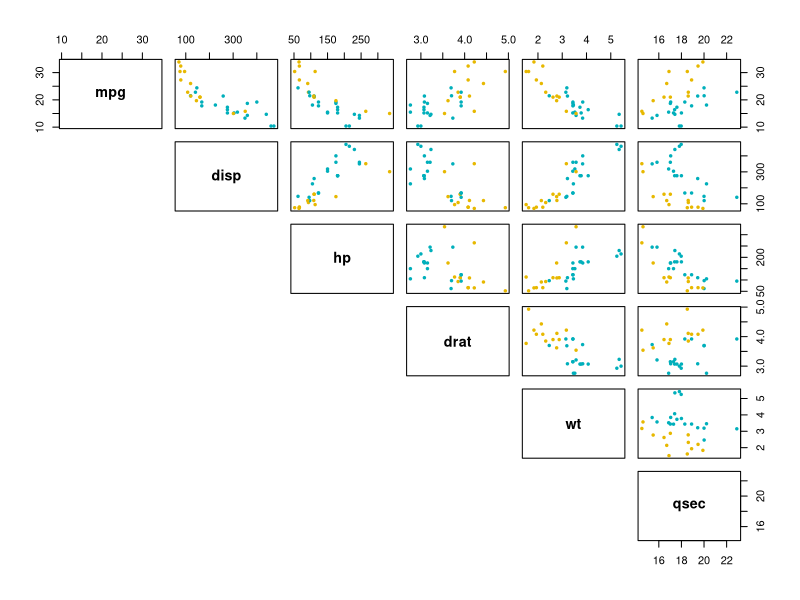
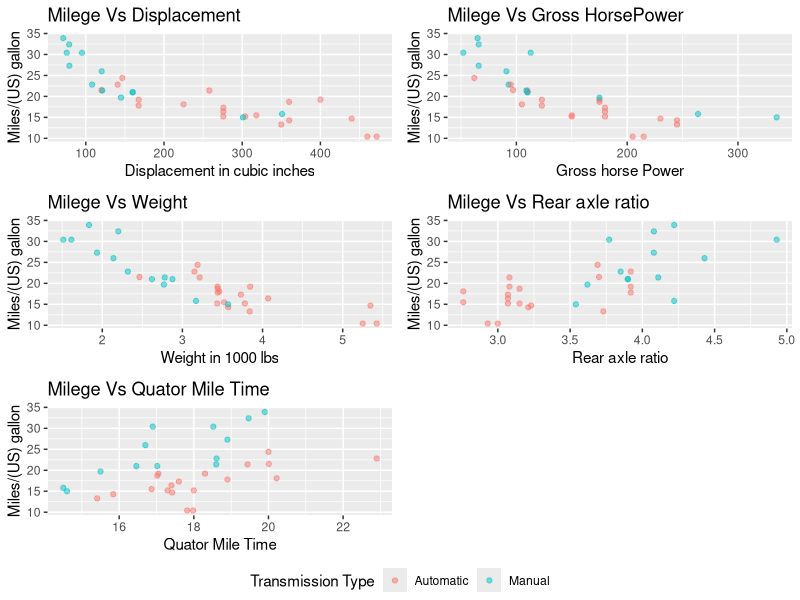
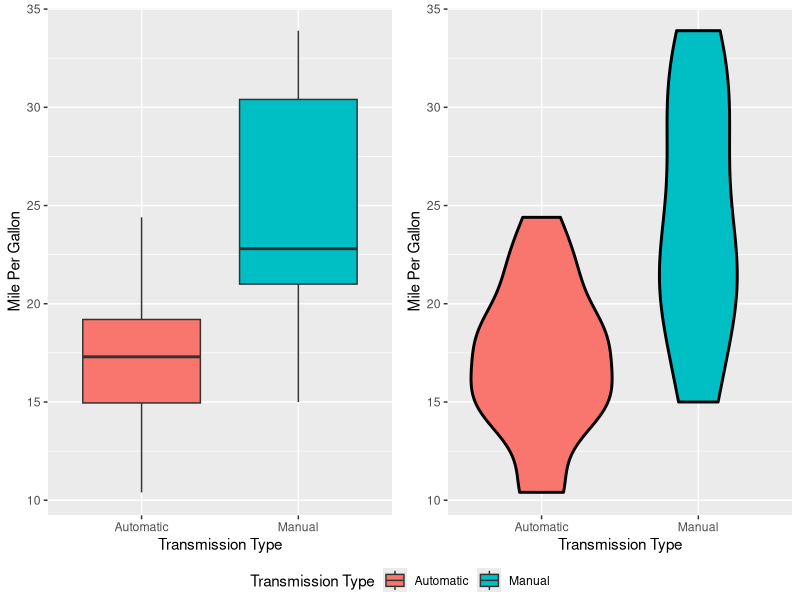
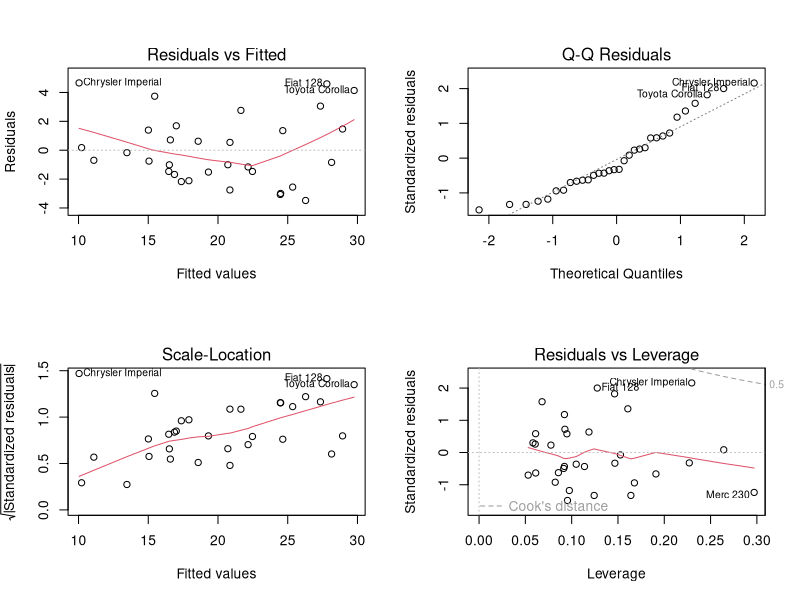

Source code (R) for these figures, in order:
## ---- chunk 1
knitr::opts_chunk$set(echo = TRUE, cache = TRUE)
x <- c("ggplot2", "dplyr","ggpubr","car")
lapply(x, require, character.only = TRUE)
## ---- chunk 2
data("mtcars")
mtcars <- mtcars%>%
  mutate(am = as.factor (am))
levels(mtcars$am)<- c("Automatic","Manual")

summary(mtcars)
## ---- chunk 3
 mtcars.con <- mtcars[c("mpg","disp","hp","drat","wt",   "qsec")]
my_cols <- c("#00AFBB", "#E7B800", "#FC4E07")  
pairs(mtcars.con ,pch = 19, cex =0.5, col = my_cols[mtcars$am], lower.panel = NULL, font.labels = 2, cex.labels = 1.3)

## ---- chunk 4
g <- ggplot(data = mtcars, aes(x = disp, y = mpg, color = am))
g <- g + geom_point( alpha = 0.5)
g <- g + labs(x = "Displacement in cubic inches", y = "Miles/(US) gallon", title = "Milege Vs Displacement", color = "Transmission Type")

g1 <- ggplot(data = mtcars, aes(x = hp, y = mpg, color = am))
g1 <- g1 + geom_point( alpha = 0.5)
g1 <- g1 + labs(x = "Gross horse Power", y = "Miles/(US) gallon", title = "Milege Vs Gross HorsePower", color = "Type")

g2 <- ggplot(data = mtcars, aes(x = wt, y = mpg, color = am))
g2 <- g2 + geom_point( alpha = 0.5)
g2 <- g2 + labs(x = "Weight in 1000 lbs", y = "Miles/(US) gallon", title = "Milege Vs Weight",color = "Type")

g3 <- ggplot(data = mtcars, aes(x = drat, y = mpg ,color = am))
g3 <- g3 + geom_point( alpha = 0.5 )
g3 <- g3 + labs(x = "Rear axle ratio", y = "Miles/(US) gallon", title = "Milege Vs Rear axle ratio", color = "Type")


g4 <- ggplot(data = mtcars, aes(x = qsec, y = mpg ,color = am))
g4 <- g4 + geom_point( alpha = 0.5 )
g4 <- g4 + labs(x = "Quator Mile Time", y = "Miles/(US) gallon", title = "Milege Vs Quator Mile Time", color = "Type")

ggarrange(g,g1,g2, g3,g4, ncol = 2, nrow = 3, 
          common.legend = TRUE, legend = "bottom")

## ---- chunk 5
corr_disp<- cor(mtcars$disp , mtcars$mpg)
corr_hp<- cor(mtcars$hp , mtcars$mpg)
corr_wt<- cor(mtcars$wt , mtcars$mpg)
corr_drat <-cor(mtcars$drat , mtcars$mpg)
corr_qsec<- cor(mtcars$qsec , mtcars$mpg)
## ---- chunk 6
l<- labs(x = "Transmission Type", y = "Mile Per Gallon", fill = "Transmission Type")
box <- ggplot(data = mtcars, aes(am , mpg, fill = am))
box_plot <- box+geom_boxplot()+l
violin <- box+geom_violin(color = "black", size = 1)+l

ggarrange(box_plot, violin, ncol = 2, common.legend = TRUE, legend = "bottom")
## ---- chunk 7
t.test(mtcars$mpg~mtcars$am,conf.level=0.95)

## ---- chunk 8
mdl <- lm(mpg~disp+wt+am , data = mtcars)
coef_mdl <- coef(mdl)
rsquare_val <- summary(mdl)$adj.r.squared

## ---- chunk 9

bestmodel = step(lm(mpg~. , data = mtcars), trace = 0)
coef_bdl <- coef(bestmodel)
rsquare_bval <- summary(bestmodel)$adj.r.squared
vif_model <- vif(bestmodel)
## ---- chunk 10
par(mfrow = c(2,2))
plot(bestmodel)
